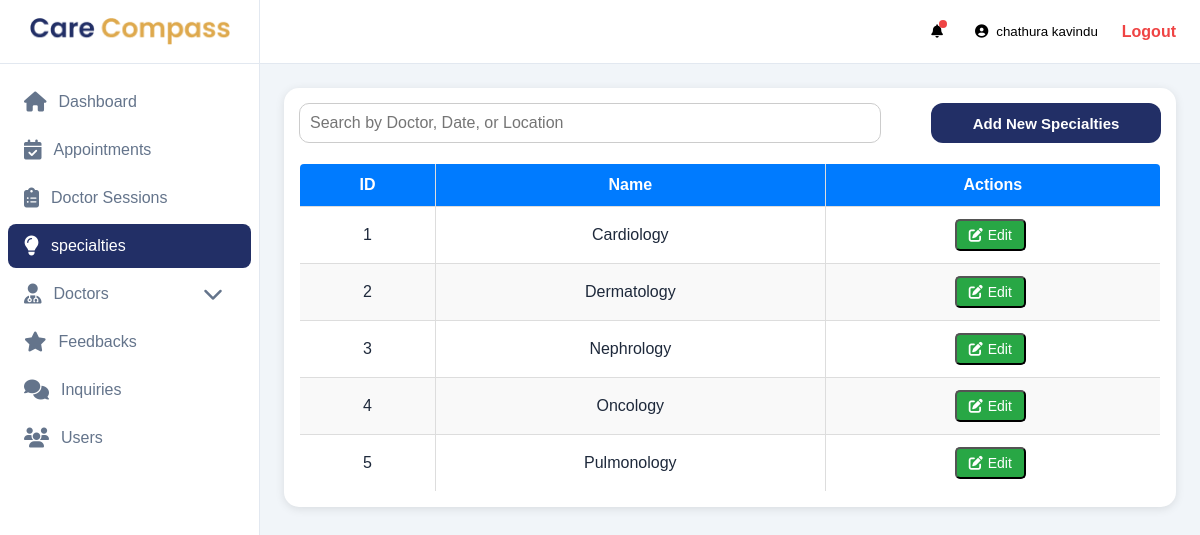
/admin/specialties.php (signed in), run on the app's committed database.
### tables this page shows
CREATE TABLE IF NOT EXISTS `doctors_speciality` (
  `id` int NOT NULL AUTO_INCREMENT,
  `name` varchar(250) NOT NULL,
  PRIMARY KEY (`id`)
);

### functions/doctors.php (called while the page is built, shortened)
<?php
function getAllSpecialities($conn){
    $sql = "SELECT * FROM doctors_speciality";
    $result = mysqli_query($conn, $sql);
    $specialities = mysqli_fetch_all($result, MYSQLI_ASSOC);
    return $specialities;
}

### admin/specialties.php (the view, shortened to what this page needs)
<?php
include 'header.php';
?>
<div class="dashboard-content">
    <div  class="card-body">
        <div class="search-bar">
            <input type="text" id="searchInput" placeholder="Search by Doctor, Date, or Location" onkeyup="searchSession()">
            <button class="btn-primary" onclick="openModal()">Add New Specialties</button>
        </div>
    <table border="1">
        <thead>
            <tr>
                <th>ID</th>
                <th>Name</th>
                <th>Actions</th>
            </tr>
        </thead>
        <tbody id="sessionTable">
            <?php
            include '../db/config.php';
            include '../functions/doctors.php';
            $specialties = getAllSpecialities($conn);
            foreach ($specialties as $specialty):
            ?>
                <tr>
                    <td><?= $specialty['id'] ?></td>
                    <td><?= $specialty['name'] ?></td>
                    <td>
                        <a href="?id=<?= $specialty['id'] ?>"><button class="edit-btn"> <i class="fas fa-edit"></i>Edit</button></a>
                    </td>
                </tr>
            <?php endforeach; ?>
        </tbody>
    </table>
        </div>
    </div>
</body>
</html>

### assets/css/users/styles.css (style rules this page uses)
* { margin: 0; padding: 0; box-sizing: border-box; font-family: 'Poppins', sans-serif; font-weight: 500; --primary-color: #222F66; --secondary-color: #DEAA4E; }
body { background-color: #f1f5f9; color: #1e293b; }
.dashboard-content { padding: 24px; gap: 24px; display: flex; flex-direction: column; }
.card-body { border-radius: 15px; box-shadow: 0 2px 10px rgba(0, 0, 0, 0.1); background: #fff; padding: 15px; }
.search-bar { display: flex; justify-content: space-between; margin-bottom: 20px; gap: 50px; }
.btn-primary { width: 40%; background-color: var(--primary-color); color: white; font-weight: bold; border: none; border-radius: 12px; font-size: 15px; }
#searchInput { width: 100%; padding: 10px; margin-bottom: 0px; border: 1px solid #ccc; border-radius: 10px; font-size: 16px; }
table { width: 100%; margin: auto; border-collapse: collapse; background: #fff; border-radius: 5px; overflow: hidden; }
th, td { padding: 12px; border: 1px solid #ddd; text-align: center; }
th { background-color: #007bff; color: white; font-weight: bold; }
tr:nth-child(even) { background-color: #f9f9f9; }
.edit-btn, .delete-btn { padding: 6px 12px; text-decoration: none; border-radius: 5px; font-size: 14px; }
.edit-btn { background-color: #28a745; color: white; margin-right: 5px; }
.edit-btn i, .delete-btn i { margin-right: 5px; }
input, textarea { font-size: 14px; font-weight: 500; width: 100%; padding: 0.75rem; border: 1px solid #d1d5db; border-radius: 0.5rem; background-color: white; transition: all 0.2s; }

### data on the page
doctors_speciality: id "1", name "Cardiology"
doctors_speciality: id "2", name "Dermatology"
doctors_speciality: id "3", name "Nephrology"
doctors_speciality: id "4", name "Oncology"
doctors_speciality: id "5", name "Pulmonology"

### other printed values
$_SESSION['name'] "chathura kavindu"
